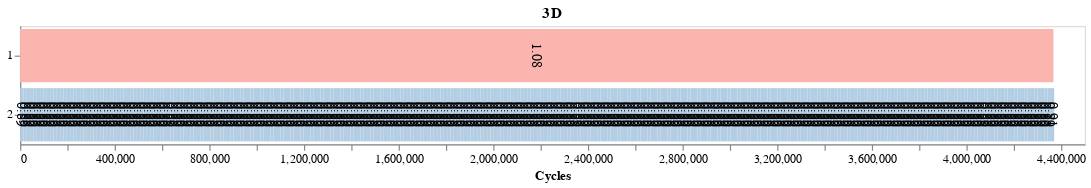

Here is the notebook cell this chart was saved with:
### Code cell
for job in batch.df_pair.iloc[row]['pair_job'].jobs:
    print(job.name, job.benchmarks)


print('\n')
batch.df_pair.iloc[row]['Three_D-GPUSim-Full-True-option'].print_config()
batch.df_pair.iloc[row]['Three_D-GPUSim-Full-True-option'].print_interference()
batch.df_pair.iloc[row]['Three_D-GPUSim-Full-True-perf'].visualize("3D").display()
print('sld:', batch.df_pair.iloc[row]['Three_D-GPUSim-Full-True-perf'].sld)
print('ws:', sum(batch.df_pair.iloc[row]['Three_D-GPUSim-Full-True-perf'].sld))

### Figure 1 — Vega-Lite specification as saved in the notebook (floating-point values rounded to 4 significant figures; data arrays with more than 128 entries replaced by an {"elided": "..."} marker saying what was removed)
{"config": {"view": {"continuousWidth": 400, "continuousHeight": 300}, "axis": {"grid": false}, "header": {"titleColor": "black", "titleFontSize": 14}}, "layer": [{"mark": "bar", "encoding": {"color": {"type": "nominal", "field": "kernel", "legend": null, "scale": {"scheme": "pastel1"}}, "x": {"type": "quantitative", "field": "start", "scale": {"domain": [0, 4371000.0]}, "title": "Cycles"}, "x2": {"field": "end"}, "y": {"type": "nominal", "field": "stream", "sort": null}}, "height": 100, "title": "3D", "width": 900}, {"mark": {"type": "text", "align": "center", "angle": 90, "baseline": "middle", "color": "black", "fontSize": 12}, "encoding": {"text": {"type": "quantitative", "field": "norm"}, "x": {"type": "quantitative", "field": "position"}, "y": {"type": "nominal", "field": "stream", "sort": "ascending", "title": null}}}], "data": {"name": "data-13d7e1866e3eb90550896922577568d4"}, "$schema": "https://vega.github.io/schema/vega-lite/v4.8.1.json", "datasets": {"data-13d7e1866e3eb90550896922577568d4": {"elided": "311 records"}}}
